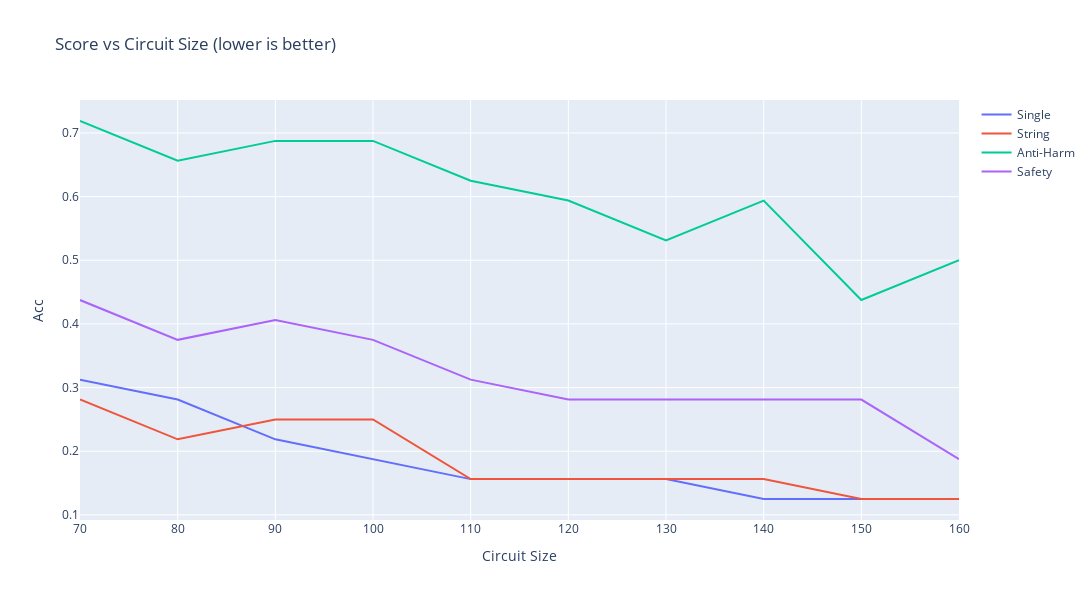

Notebook source saved alongside this figure:
### Code cell
all_safety_acc = {k: llamaguard_eval(harmful_val,v,**lg_kwargs) for k,v in K_resp.items()}
single_scores = [v for k,v in single_token_acc.items() if k in K_range]
string_scores = list(all_string_match.values())
harm_scores = list([ 1- v for v in all_harm_acc.values()]) # we optimzie for lower instead to standardize
safety_scores = list(all_safety_acc.values())
all_scores = np.array([single_scores,string_scores,harm_scores,safety_scores])
plot_line(all_scores,x_tick = K_range,xlabel = 'Circuit Size',ylabel = 'Acc',title = 'Score vs Circuit Size (lower is better)',labels = ['Single','String','Anti-Harm','Safety'],width = 1200,height = 600)

### Figure 1 — Plotly figure (JSON) as saved in the notebook; plotly's stock layout.template omitted (floating-point values rounded to 4 significant figures)
{"data": [{"mode": "lines", "name": "Single", "type": "scatter", "x": [70, 80, 90, 100, 110, 120, 130, 140, 150, 160], "y": [0.3125, 0.2812, 0.2188, 0.1875, 0.1562, 0.1562, 0.1562, 0.125, 0.125, 0.125]}, {"mode": "lines", "name": "String", "type": "scatter", "x": [70, 80, 90, 100, 110, 120, 130, 140, 150, 160], "y": [0.2812, 0.2188, 0.25, 0.25, 0.1562, 0.1562, 0.1562, 0.1562, 0.125, 0.125]}, {"mode": "lines", "name": "Anti-Harm", "type": "scatter", "x": [70, 80, 90, 100, 110, 120, 130, 140, 150, 160], "y": [0.7188, 0.6562, 0.6875, 0.6875, 0.625, 0.5938, 0.5312, 0.5938, 0.4375, 0.5]}, {"mode": "lines", "name": "Safety", "type": "scatter", "x": [70, 80, 90, 100, 110, 120, 130, 140, 150, 160], "y": [0.4375, 0.375, 0.4062, 0.375, 0.3125, 0.2812, 0.2812, 0.2812, 0.2812, 0.1875]}], "layout": {"height": 600, "title": {"text": "Score vs Circuit Size (lower is better)"}, "width": 1200, "xaxis": {"tickmode": "array", "tickvals": [70, 80, 90, 100, 110, 120, 130, 140, 150, 160], "title": {"text": "Circuit Size"}}, "yaxis": {"title": {"text": "Acc"}}}}
